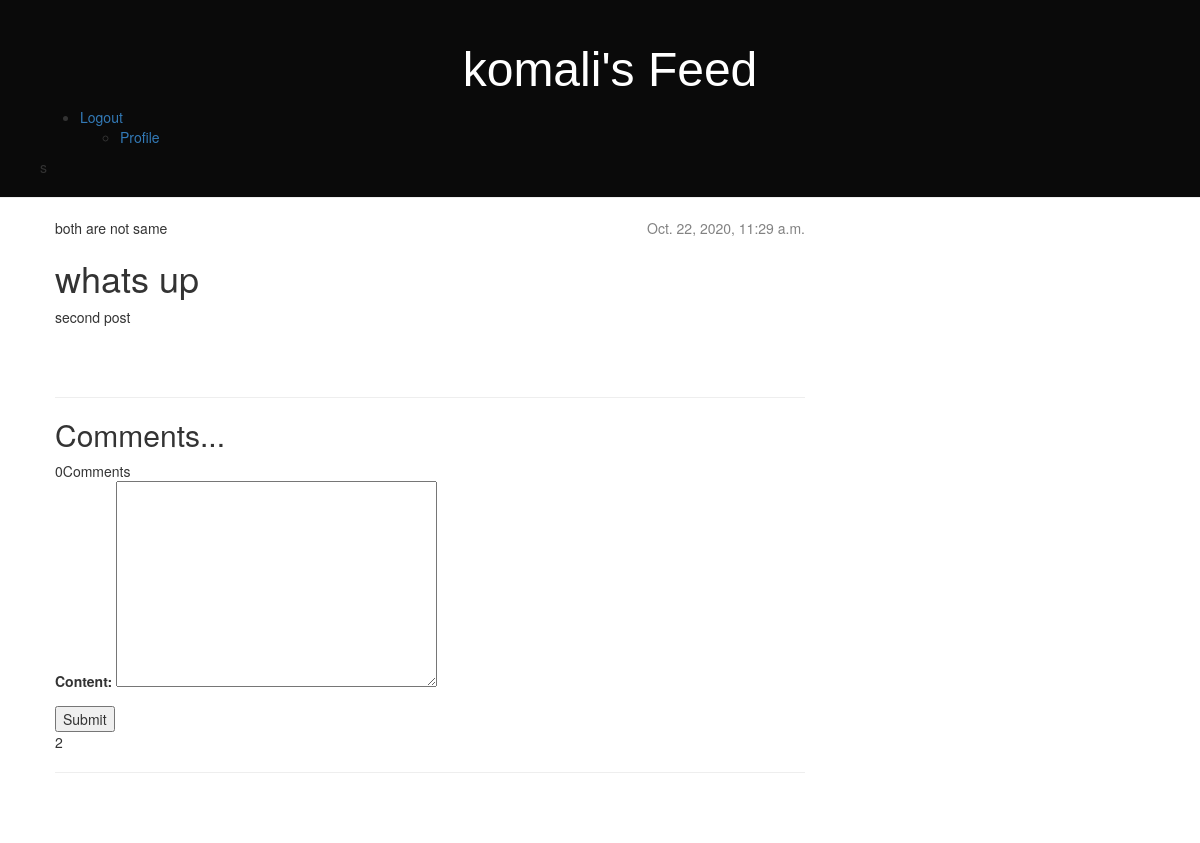
The app's page /post/2/ (signed in) with its own data.
### accounts/models.py (models this page shows, shortened)
class Account(AbstractBaseUser):
    email = models.EmailField(verbose_name="email", max_length=60, unique=True)
    username = models.CharField(max_length=30, unique=True)
    date_joined = models.DateTimeField(verbose_name='date joined', auto_now_add=True)
    last_login = models.DateTimeField(verbose_name='last login', auto_now=True)
    is_voter = models.BooleanField(default=True)
    is_admin = models.BooleanField(default=False)
    is_staff = models.BooleanField(default=False)
    is_active = models.BooleanField(default=True)
    is_superuser = models.BooleanField(default=False)
    USERNAME_FIELD = 'username'
    REQUIRED_FIELDS = ['email','is_voter']
    objects = MyAccountManager()

### blog/models.py (models this page shows, shortened)
class Post(models.Model):
    author = models.ForeignKey(Account,on_delete=models.CASCADE)
    title = models.CharField(max_length=200)
    text = models.TextField()
    created_date = models.DateTimeField(default=timezone.now)
    published_date = models.DateTimeField(blank=True, null=True)
    liked = models.ManyToManyField(Account, default=None, blank=True, related_name='liked')

### blog/views.py (the view)
# urls.py: url(r'^post/(?P<pk>[0-9]+)/$', views.post_detail, name='post_detail'),
def post_detail(request, pk):
    post = get_object_or_404(Post, pk=pk)
    comments = Comment.objects.filter(post=post)
    if request.method == 'POST':
        comment_form = CommentForm(request.POST)
        if comment_form.is_valid():
            comment_form.save(commit=False)
            comment_form.user = request.user
            content = request.POST.get('content')
            Comment.objects.create(post=post, user=request.user, content=content)
            comment_form.save()
            return HttpResponseRedirect(post.get_absolute_url())
    else:
        comment_form = CommentForm()
    return render(request, 'blog/post_detail.html', {'post': post,'comments':comments, 'comment_form':comment_form})

### blog/forms.py
class CommentForm(forms.ModelForm):
    class Meta:
        model = Comment
        fields = ('content',)

### templates/blog/post_detail.html (shortened to what this page needs)
{% extends 'blog/base.html' %}
{% block content %}
    <div class="post">
        {% if post.published_date %}
            <div class="date">
                {{ post.published_date }}
            </div>
        {% endif %}
        {% if user.is_authenticated %}
            {% if user.username == post.author.username %}
                both same
                <a class="btn btn-default" href="{% url 'blog:post_edit' pk=post.pk %}"><span class="glyphicon glyphicon-pencil"></span></a>
                <a class="btn btn-default" href="{% url 'blog:post_delete' pk=post.pk %}"><span class="glyphicon glyphicon-trash"></span></a>
            {% else %}
                both are not same
            {% endif %}
        {% else %}
            User not authenticated!
        {% endif %}
        <h1>{{ post.title }}</h1>
        <p>{{ post.text|linebreaks }}</p>
        <br><br>
        <hr>
        <h2>Comments...</h2>
        {{ comments.count }}Comment{{ comments|pluralize }}
        <br>
        <form method="POST">
            {{ comment_form.as_p }}
            <input type="submit" value="Submit">
        </form>
        {{post.id}}
        <hr>
	</div>
{% endblock %}

### templates/blog/base.html (shortened to what this page needs)
<!DOCTYPE html>
{% load static %}
<html>
    <head>
        <link rel="stylesheet" href="//maxcdn.bootstrapcdn.com/bootstrap/3.2.0/css/bootstrap.min.css">
		<link rel="stylesheet" href="//maxcdn.bootstrapcdn.com/bootstrap/3.2.0/css/bootstrap-theme.min.css">
        <link rel="stylesheet" href="{% static 'css/blog.css' %}" type="text/css">
    </head>
	<body>
		<div class="page-header">
			{% if user.is_authenticated %}
				<h1><a href="{% url 'blog:post_list' %}">{{user.username}}'s Feed</a></h1>
				<ul>
					<li><a href="{% url 'logout' %}">Logout</a></li>
					<ul>
						<li><a href="{% url 'accounts:profile' %}">Profile</a></li>
					</ul>
				</ul>
			{% else %}
				<h1><a href="/">Posts Feed</a></h1>
				<ul>
					<li><a href="{% url 'login' %}">Login</a></li>
				</ul>
			{% endif %}s
		</div>
        <div class="content container">
            <div class="row">
                <div class="col-md-8">
					{% block content %}
					{% endblock %}
				</div>
            </div>
		</div>
	</body>
</html>

### static/css/blog.css (style rules this page uses)
h1 a { color: #1e075f; font-family: Arial, Helvetica, sans-serif; }
body { padding-left: 0; }
.page-header { background-color: #0a0a0a !important; margin-top: 0; padding: 20px 20px 20px 40px; }
.page-header h1, .page-header h1 a, .page-header h1 a:visited, .page-header h1 a:active { color: #ffffff; font-size: 36pt; text-decoration: none; text-align: center; }
.content { margin-left: 40px; }
.date { float: right; color: #828282; text-align: center; }
.post { margin-bottom: 70px; }

### records on screen
Account: username "komali"
Post: published_date "Oct. 22, 2020, 11:29 a.m.", title "whats up", text "second post", id "2"

### other values on screen
{{ comments.count }} "0"
